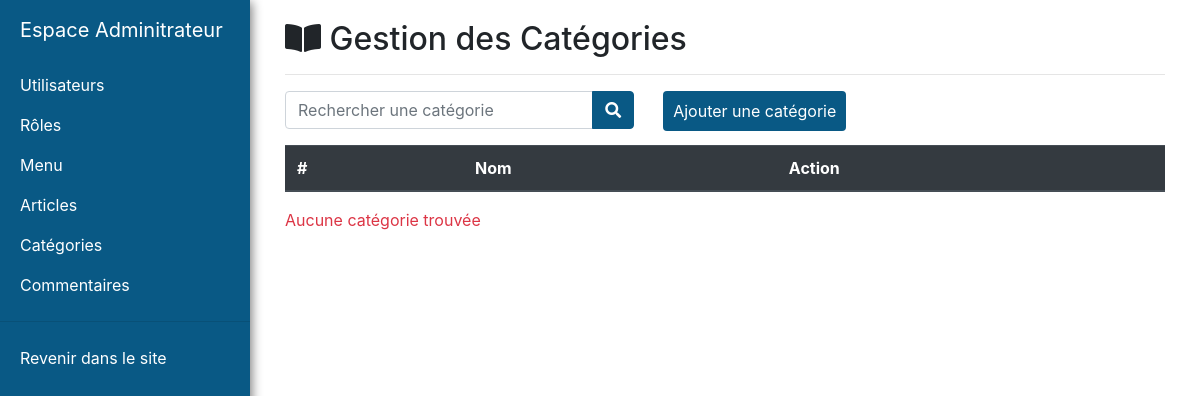
The page /admin/admin_categories.php on the database as committed earlier.
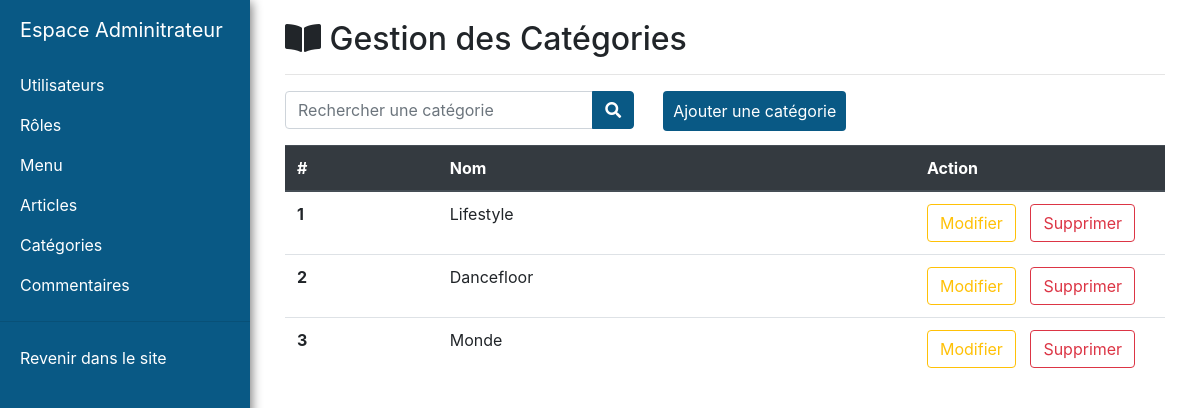
The same page on the database as committed later.
### tables this page shows
CREATE TABLE Categorie(
   id_categorie INT NOT NULL AUTO_INCREMENT PRIMARY KEY,
   nom VARCHAR(50) NOT NULL
);

### includes/class/Categorie.php (called while the page is built, shortened)
<?php
class Categorie
{
    public static function getCategories($recherche = '')
    {
        $request = Database::getInstance()->query("SELECT * FROM categorie WHERE nom LIKE '%$recherche%'");
        $data = $request->fetchAll();
        if($data == false) $_SESSION['alert'] = Main::alert('danger', 'Aucune catégorie trouvée');
        else $_SESSION['alert'] = '';
        return $data;
    }
}
?>

### includes/class/Database.php (called while the page is built)
<?php
class Database
{
    private static $pdo = null;
    public static function getInstance(): PDO
    {
        if (self::$pdo === null) {
            try {
                $config = parse_ini_file(__DIR__ . '../../config/database.ini');
                $dsn = 'mysql:dbname=' . $config['db_name'] . ';host=' . $config['db_host'];
                $user = $config['db_user'];
                $password = $config['db_password'];
                self::$pdo = new PDO($dsn, $user, $password);
            } catch (PDOException $e) {
                echo 'Connexion échouée : ' . $e->getMessage();
            }
        }
        return self::$pdo;
    }
}
?>

### admin/admin_categories.php (the view, shortened to what this page needs)
<?php
require_once('../includes/layouts/header_admin.php');
?>
<div id="page-content-wrapper">
    <div class="container-fluid">
        <div class="row">
            <div class="col-lg-12">
                <h2><i class="fas fa-book-open"></i> Gestion des Catégories</h2>
                <hr>
            </div>
            <div class="col-lg-5">
                <form method="Post" action="">
                    <div class="input-group">
                        <input type="text" class="form-control" id="recherche" name="recherche" placeholder="Rechercher une catégorie">
                        <div class="input-group-append">
                            <button class="btn btn-secondary" type="submit">
                                <i class="fa fa-search"></i>
                            </button>
                        </div>
                    </div>
                </form>
            </div>
            <div class="col-lg-5">
                <div class="input-group">
                    <div class="input-group-append">
                        <a class="button" href="admin_add_categorie.php">Ajouter une catégorie</a>
                    </div>
                </div>
            </div>
            <div class="col-lg-12">
                <table class="table table-hover ">
                    <thead class="thead-dark">
                    <tr>
                        <th scope="col">#</th>
                        <th scope="col">Nom</th>
                        <th scope="col">Action</th>
                    </tr>
                    </thead>
                    <tbody>
                    <?php
                    foreach (Categorie::getCategories() as $categorie) {
                        echo '<form method="POST"><tr>';
                        echo '<th scope="row">'.$categorie['id_categorie'].'</th>';
                        echo '<td>'.$categorie['nom'].'</td>';
                        echo '<td width="250px"><button style="margin-right: 10px" type="submit" name="button_modify_categorie" class="btn btn-outline-warning">Modifier</button>
                                                <button type="submit" class="btn btn-outline-danger" name="button_delete_categorie">Supprimer</button></td>';
                        echo '</form> ';
                    }
                    ?>
                    </tbody>
                </table>
                <?php
                if (isset($_SESSION['alert'])) {
                    echo $_SESSION['alert'];
                }
                ?>
            </div>
        </div>
    </div>
</div>
</div>
</body>
</html>

### includes/layouts/header_admin.php (shortened to what this page needs)
<?php
require_once('../includes/class/Main.php');
require_once('../includes/class/Categorie.php');
?>
<head>
    <link rel="stylesheet" href="https://pro.fontawesome.com/releases/v5.10.0/css/all.css"/>
    <link href="../includes/css/bootstrap.min.css" rel="stylesheet" id="bootstrap-css">
    <link href="../includes/css/admin.css" rel="stylesheet">
</head>
<body>
<div id="wrapper">
    <div id="sidebar-wrapper">
        <ul class="sidebar-nav">
            <li class="sidebar-brand">
                <a style="color: white; font-size: 20px" href="index.php">
                    Espace Adminitrateur
                </a>
            </li>
            <li>
                <a href="./admin_users.php">Utilisateurs</a>
            </li>
            <li>
                <a href="./admin_roles.php">Rôles</a>
            </li>
            <li>
                <a href="#">Menu</a>
            </li>
            <li>
                <a href="./admin_articles.php">Articles</a>
            </li>
            <li>
                <a href="./admin_categories.php">Catégories</a>
            </li>
            <li>
                <a href="./admin_commentaires.php">Commentaires</a>
            </li>
            <hr>
            <li>
                <a href="../index.php">Revenir dans le site</a>
            </li>
        </ul>
    </div>

### includes/class/Main.php
<?php
class Main
{
    public static function alert(string $type, string $message)
    {
        return '<p class="text-'.$type.'">'.$message.'</p>';
    }
}

### includes/css/admin.css (style rules this page uses)
.button { background-color: #095985; border: none; color: white; padding: 8px 10px; margin-bottom: 10px; text-decoration: none; display: inline-block; font-size: 16px; transition-duration: 0.4s; cursor: pointer; border-radius : 4px; }
.btn-secondary { background-color: #095985 !important; border-color: #095985 !important; }
#sidebar-wrapper { z-index: 1000; position: fixed; left: 250px; height: 100%; margin-left: -250px; overflow-y: auto; box-shadow: 2px 2px 10px grey; background: #095985; }
#page-content-wrapper { width: 100%; position: absolute; padding: 15px; }
.sidebar-nav { position: absolute; top: 0; width: 250px; margin: 0; padding: 0; list-style: none; }
.sidebar-nav li { text-indent: 20px; line-height: 40px; }
.sidebar-nav li a { display: block; text-decoration: none; color: white; }
.sidebar-nav > .sidebar-brand { height: 65px; font-size: 18px; line-height: 60px; }
@media (min-width:768px) { #wrapper { padding-left: 250px; } }
@media (min-width:768px) { #sidebar-wrapper { width: 250px; } }
@media (min-width:768px) { #page-content-wrapper { padding: 20px; position: relative; } }

Rows that differ between the two databases and show on the page:
added categorie: id_categorie "1", nom "Lifestyle"
added categorie: id_categorie "2", nom "Dancefloor"
added categorie: id_categorie "3", nom "Monde"
Other text that changed with them:
$message: "Aucune catégorie trouvée" → (not shown)
